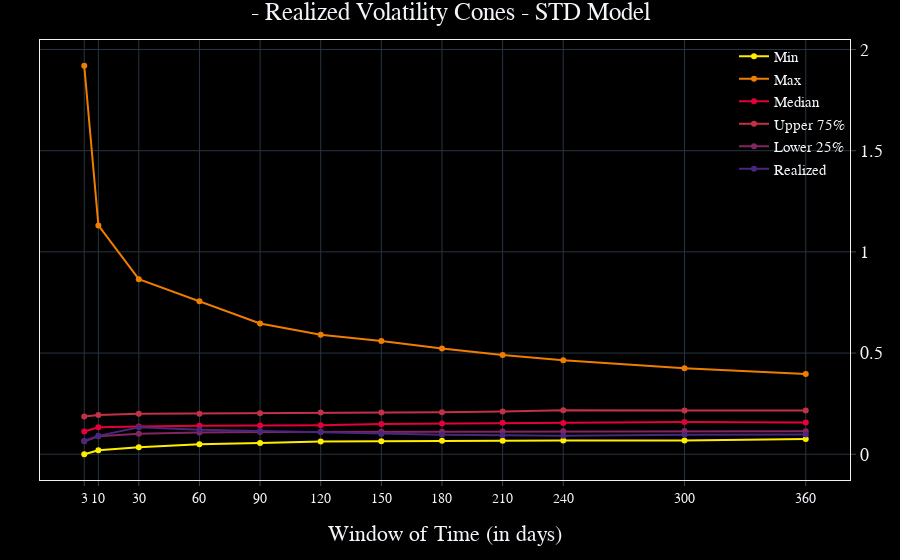

Notebook code for this chart:
### Markdown cell above
### Chart the Realized Volatility Cones

Apply the same syntax to, `openbb.ta.cones_chart()`, to visualize the output.

### Code cell
openbb.ta.cones_chart(df)

### Figure 1 — Plotly figure (JSON) as saved in the notebook; plotly's stock layout.template omitted (floating-point values rounded to 4 significant figures)
{"data": [{"name": "Min", "type": "scatter", "x": [3, 10, 30, 60, 90, 120, 150, 180, 210, 240, 300, 360], "y": [1.702e-05, 0.02006, 0.03512, 0.04979, 0.055, 0.06266, 0.06454, 0.06618, 0.06733, 0.06754, 0.06846, 0.07566]}, {"name": "Max", "type": "scatter", "x": [3, 10, 30, 60, 90, 120, 150, 180, 210, 240, 300, 360], "y": [1.92, 1.131, 0.8649, 0.7558, 0.6464, 0.5904, 0.56, 0.5226, 0.4907, 0.4648, 0.4245, 0.3966]}, {"name": "Median", "type": "scatter", "x": [3, 10, 30, 60, 90, 120, 150, 180, 210, 240, 300, 360], "y": [0.112, 0.1333, 0.1367, 0.1412, 0.1417, 0.143, 0.1496, 0.1517, 0.1555, 0.1543, 0.159, 0.1567]}, {"name": "Upper 75%", "type": "scatter", "x": [3, 10, 30, 60, 90, 120, 150, 180, 210, 240, 300, 360], "y": [0.186, 0.1939, 0.1997, 0.2006, 0.2027, 0.2062, 0.2058, 0.2077, 0.2114, 0.2176, 0.2167, 0.2168]}, {"name": "Lower 25%", "type": "scatter", "x": [3, 10, 30, 60, 90, 120, 150, 180, 210, 240, 300, 360], "y": [0.06433, 0.08864, 0.1008, 0.1074, 0.1101, 0.1106, 0.1118, 0.1114, 0.1128, 0.1133, 0.1146, 0.1139]}, {"name": "Realized", "type": "scatter", "x": [3, 10, 30, 60, 90, 120, 150, 180, 210, 240, 300, 360], "y": [0.06704, 0.09082, 0.1337, 0.1206, 0.1144, 0.1082, 0.1, 0.09671, 0.09426, 0.09116, 0.0966, 0.09773]}], "layout": {"bargap": 0, "bargroupgap": 0, "barmode": "overlay", "legend": {"groupclick": "toggleitem", "orientation": "v", "tracegroupgap": 133.3, "x": 1, "xanchor": "right", "y": 1, "yanchor": "top"}, "margin": {"b": 80, "l": 40, "r": 50, "t": 40}, "modebar": {"activecolor": "#d1030d", "bgcolor": "#2A2A2A", "color": "#FFFFFF", "orientation": "v"}, "newshape": {"line": {"color": "gold"}}, "title": {"text": " - Realized Volatility Cones - STD Model", "x": 0.5}, "xaxis": {"tickmode": "array", "ticktext": [3, 10, 30, 60, 90, 120, 150, 180, 210, 240, 300, 360], "tickvals": [3, 10, 30, 60, 90, 120, 150, 180, 210, 240, 300, 360], "title": {"text": "Window of Time (in days)"}}}}
